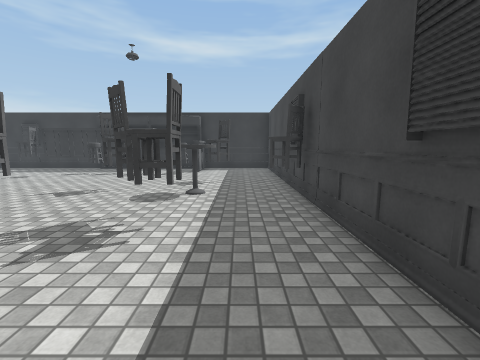
View 1 (above)

18 first-person views from a walk through a 3-D level made in the Unity game engine. The camera is 1.4 m above the floor, tilts 8° down and sees 90° across. The floor is counted in squares, 1 m on a side. Each view is taken from the middle of a square. On the plan, view 1 faces up. The plan holds only what a view shows up to about 13 squares ahead; the rest is blank. The place goes on beyond the plan. The player character is not drawn. Some animated figures are left out. Surface patterns are stand-ins for the level's own textures.

View 2
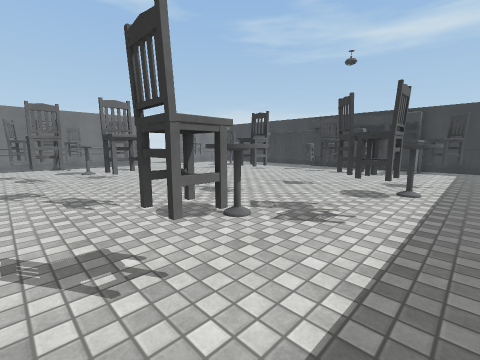

View 3
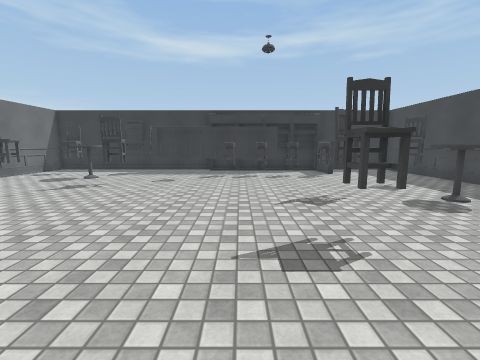

View 4
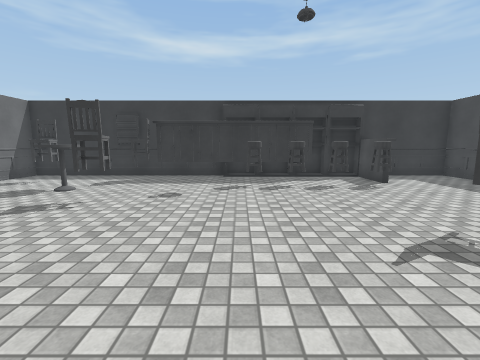

View 5
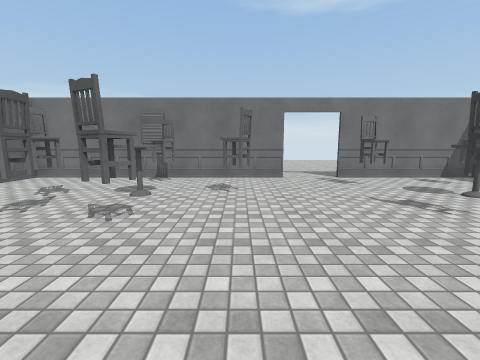

View 6
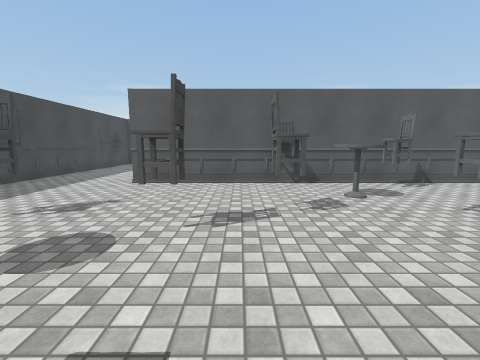

View 7
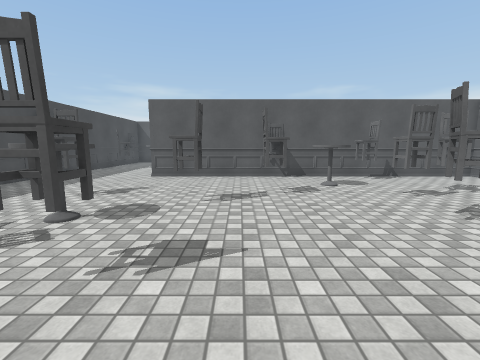

View 8
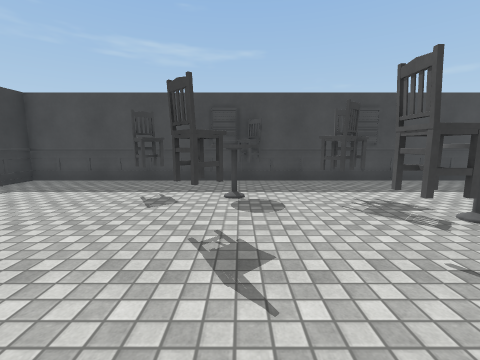

View 9
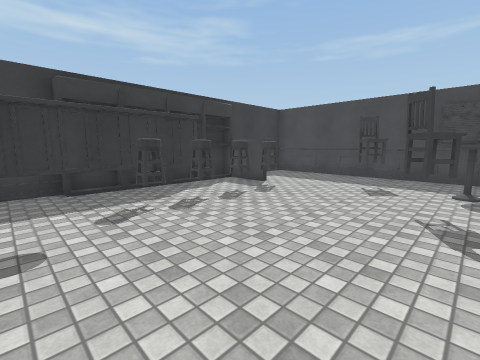

View 10
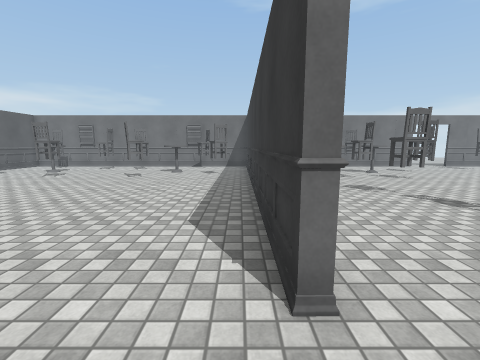

View 11
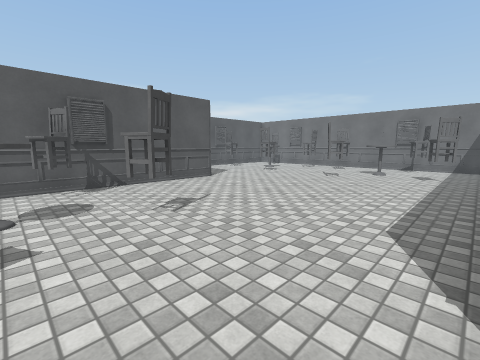

View 12
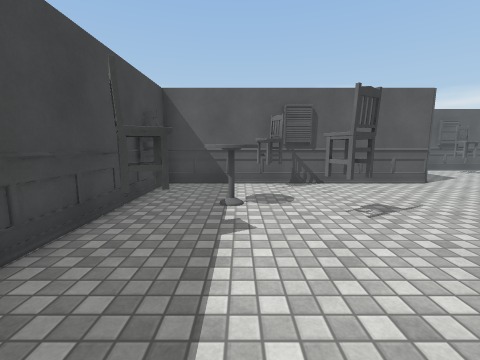

View 13
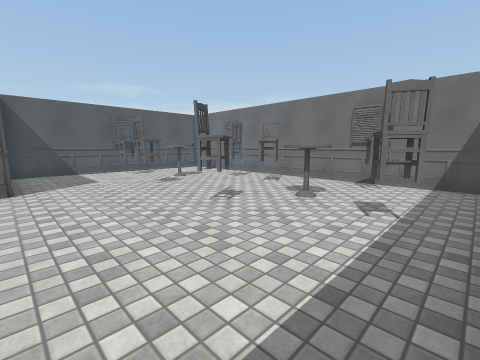

View 14
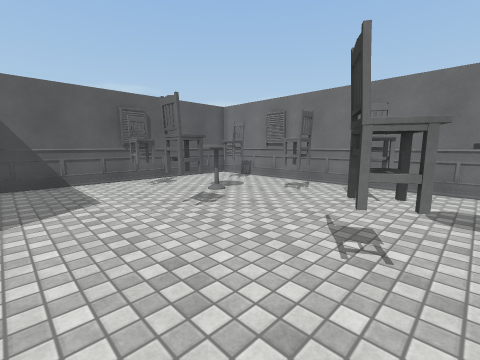

View 15
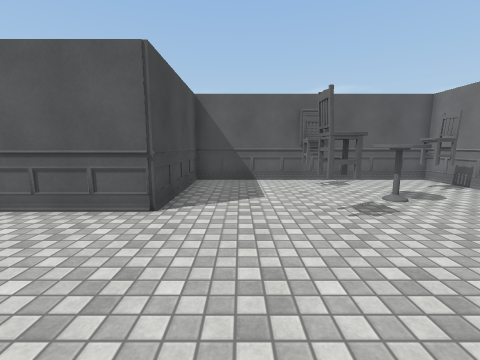

View 16
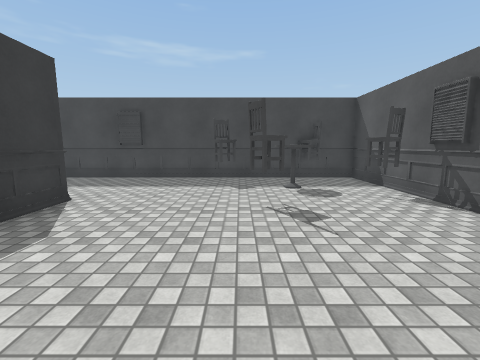

View 17
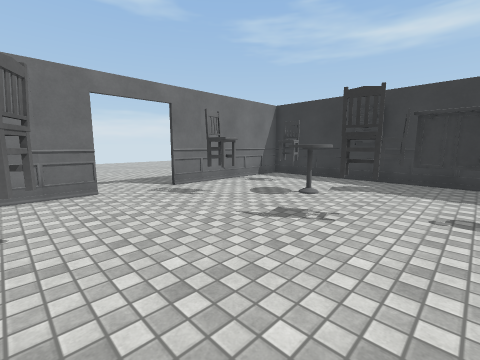

View 18
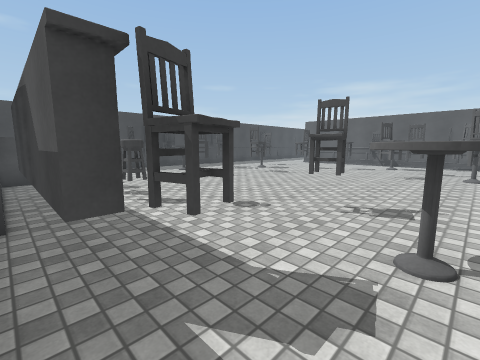

### Floor plan
Points are (right, up) in squares from view 1. A wall is a line through its corners. A room is listed if a view was taken in it or the views show most of it. See-through windows are left out.
Room 1 (views 1, 2, 3, 4, 5, 6, 7, 8, 9, 17, 18)
walls: (-8.8, 15.6) (-17.9, 15.6) (-17.9, 9.4); (-17.9, 7) (-17.9, -4.2) (-9.4, -4.2); (-8.4, -4.2) (-2.9, -4.2); (-4.1, 15.6) (-5.4, 15.6); (-2.5, 15) (-7.3, 15); (1.8, -2.6) (1.8, 15.6) (-3.9, 15.6)
low walls: (-7.3, 15) (-7.3, 15.6) (-8.6, 15.6); (-5.8, 15.6) (-7, 15.6)
ways out: opening at (-0.5, -3.2) to room 2; opening at (-17, 8)
objects: chair (-17, 2) to (-16, 2); chair (-16, 9) to (-15, 10); chair (-16, 13) to (-15, 14); chair (-14, -1) to (-13, 0); table (-14, 2) to (-13, 3); chair (-14, 5); table (-14, 11) to (-13, 12); chair (-13, -3) to (-12, -3); chair (-12, 0) to (-11, 1); chair (-12, 10) to (-11, 10); chair (-12, 13) to (-12, 14); table (-11, -2) to (-10, -1); chair (-11, 2) to (-11, 3); other object (-11, 14) to (-5, 15); chair (-8, 0); stool (-8, 12) to (-7, 13); chair (-6, 1) to (-5, 1); stool (-6, 12) to (-6, 13); chair (-5, 4) to (-5, 5); stool (-5, 12) to (-4, 13); table (-4, 2) to (-3, 3); chair (-4, 7) to (-4, 8); stool (-3, 12) to (-3, 13); other object (-3, 13) to (-2, 15); chair (-2, 0); chair (-2, 4) to (-1, 4); chair (-2, 5); table (-2, 7) to (-1, 8); chair (-1, 9) to (-1, 10); chair (1, 6) to (1, 7)
Room 2 (views 10, 11, 12, 13, 14, 15, 16)
walls: (-9.7, -4.5) (-13.7, -4.5); (-9.4, -4.2) (-8.4, -4.2); (-2.9, -4.2) (-2.9, -4.5) (-8.2, -4.5); (-17.9, -4.9) (-17.9, -19.1) (-8.2, -19.1) (-8.2, -14.1) (1.8, -14.1) (1.8, -2.6)
ways out: opening at (-0.5, -3.2) to room 1
objects: chair (-17, -8) to (-16, -7); chair (-16, -17) to (-16, -16); chair (-16, -13) to (-15, -13); chair (-16, -11) to (-15, -10); table (-15, -16) to (-14, -15); table (-15, -9) to (-14, -8); chair (-13, -18) to (-12, -17); chair (-13, -6); chair (-12, -14) to (-12, -13); chair (-12, -10) to (-11, -9); chair (-3, -10) to (-3, -9); chair (-2, -13); table (-1, -11) to (0, -10); chair (0, -9) to (1, -8); chair (1, -12) to (2, -12)

Positions as (right, up) in squares from view 1, and headings:
1: (0, 0), facing up
2: (0, -1), facing up-left
3: (-7, 1), facing up
4: (-8, 4), facing up
5: (-7, 5), facing left
6: (-7, 5), facing down
7: (-7, 7), facing down
8: (-8, 7), facing right
9: (-10, 7), facing up-right
10: (-1, -5), facing left
11: (-1, -5), facing down-left
12: (-1, -5), facing down
13: (-8, -5), facing down-left
14: (-9, -9), facing down-left
15: (-10, -9), facing down
16: (-9, -9), facing right
17: (-10, 5), facing up-left
18: (-14, 15), facing down-right
